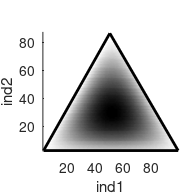

This chart was generated by the following MATLAB code:
% draw Dirichlet distributions.


figure(1); clf; hold on;
xv=[.001:.01:.998];
a=2;
nxv=length(xv);
X=0*ones(nxv,nxv); 
for x1=1:nxv;
for x2=1:nxv-x1;
    x3=nxv-x2-x1;
    z=1-xv(x1)-xv(x2);
    x=[xv(x1) xv(x2) z];
    %ind1=round((x(2)+x(3))*nxv + (1-x(2)-x(3))*x1);
    %ind2=x2+x3;
    h=sqrt(3)/2;
    ind1=round(x1+.5*x2);
    ind2=round(h*x2);
    if x(1)+x(2)<=1;
        X(ind2,ind1)=prod(x.^(a-1));
    end
end;
end;

cmap=colormap('gray');
cmap=1-cmap;
colormap(cmap)
X=X./sum(sum(X));
skp=3;
Z=X(1:skp:end,1:skp:end);
Y=zeros(size(X));
q=10^-6;
for i=1:nxv; for j=1:nxv; 
        if X(i,j)==0; X(i,j)=0/0; Y(i,j)=q; end
end; end
surf(X,'edgecolor','interp','facecolor','interp'); 
%surf(X,'edgealpha',0,'edgecolor','interp','facecolor','interp'); 
u=[1:skp:size(X,1)];
%surf(u,u,Z,'facealpha',0,'edgealpha',.4); 
Y=[q*ones(nxv,1) Y q*ones(nxv,1)];
Y=[q*ones(1,nxv+2);Y; q*ones(1,nxv+2)];
%mesh(Y,'facecolor','w','edgecolor','w','facealpha',1,'edgealpha',1);
xlabel('ind1')
ylabel('ind2')
plot3([2.5 nxv-1],[2.5 2.5],[1 1],'k-','linewidth',2);
plot3([2.5 nxv/2],[2.5 nxv*h],[1 1],'k-','linewidth',2);
plot3([nxv/2 nxv-1],[nxv*h 2.5],[1 1],'k-','linewidth',2);


%view(65.3816 ,0.000275371)
axis equal
%set(gca,'visible','off')
set(gca,'xlim',[2 nxv-1],'ylim',[2 nxv*h+1])
set(gcf,'paperunits','centimeters','paperposition',[1 1 5 5])
print -depsc dir1 
